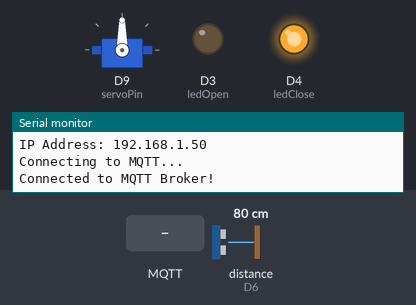
The sketch below on a simulated Arduino Nano 33 IoT. Parts: servo, output pins drawn as LEDs (lit = HIGH), the last lines printed to the serial monitor. Wiring (inferred from the names in the program): ultrasonic range finder: trigger D7; echo D6. The inputs (shaded band) are chosen by the test bench; at power-on: distance to the obstacle (sensor on D6) 80 cm. The echo pulse lasts 58.3 µs per cm; WiFi joins after 1.5 s; servers stay silent unless stated; no MQTT or app messages arrive unless stated; pins used as bus, display or sensor lines are not drawn.

Above: at 7.7 s.
7.8 s: MQTT message "Y" arrives on the first subscribed topic
At 8.1 s:
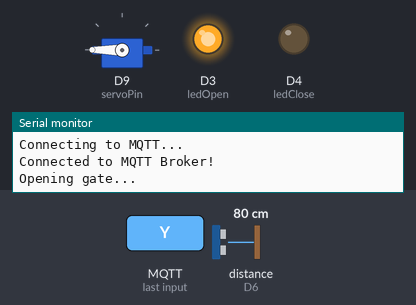
13.8 s: MQTT message "y" arrives on the first subscribed topic
At 15.0 s:
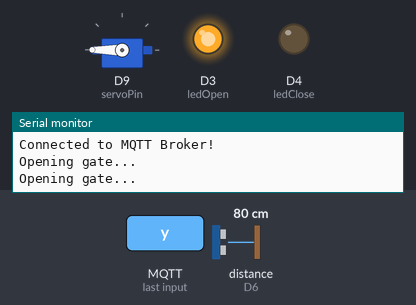
15.3 s: MQTT message "n" arrives on the first subscribed topic
Timing chart, 0 to 17.8 s (numbered marks = the images above; inputs shaded):
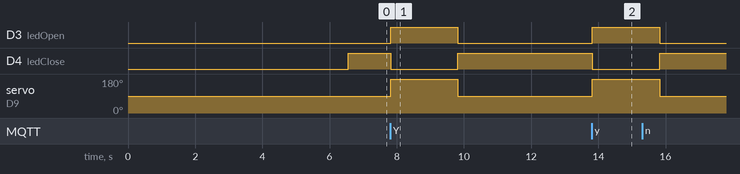

Measured:
- after the input at 7.8 s, D3 (ledOpen): LOW → HIGH at once, → LOW 2.0 s later; D4 (ledClose): HIGH → LOW at once, → HIGH 2.0 s later; servo on D9 (servoPin): 90° → 180° at once, → 90° 2.0 s later
- after the input at 13.8 s, D3 (ledOpen): LOW → HIGH at once; D4 (ledClose): HIGH → LOW at once; servo on D9 (servoPin): 90° → 180° at once

The sketch:

sketch_may8a.ino
```cpp
#include <Servo.h>
#include <WiFiNINA.h>
#include <PubSubClient.h>

// WiFi Credentials
#define WIFI_SSID "EwoudHotspot"
#define WIFI_PASSWORD "abcdefgh"

// MQTT Broker Credentials
#define MQTT_SERVER "2ac68edf2da14d5bb8f6a394c04c73ef.s1.eu.hivemq.cloud"
#define MQTT_PORT 8883
#define MQTT_TOPIC "Motion"
#define MQTT_USER "hivemq.webclient.1774610845467"
#define MQTT_PASSWORD "aAqHSPB:4f3F&mi89@.b"

// Clients
WiFiSSLClient wifiClient;
PubSubClient mqttClient(wifiClient);

Servo gateServo;
const int ledOpen = 3;
const int ledClose = 4;
const int trigPin = 7;
const int echoPin = 6;
const int servoPin = 9;

bool waitingForAuth = false;
bool gateIsCurrentlyOpen = false;

void setup() {
  Serial.begin(9600);
  pinMode(ledOpen, OUTPUT);
  pinMode(ledClose, OUTPUT);
  pinMode(trigPin, OUTPUT);
  pinMode(echoPin, INPUT);

  connectWifi();
  mqttClient.setBufferSize(512);
  mqttClient.setSocketTimeout(30);
  mqttClient.setKeepAlive(60);
  mqttClient.setServer(MQTT_SERVER, MQTT_PORT);
  mqttClient.setCallback(telegramResponse);
  connectMQTT();

  gateServo.attach(servoPin);
  gateClose();
}

void loop() {
  if (!mqttClient.connected()) {
    connectMQTT();
  }
  mqttClient.loop();
  motionDetected();
  delay(100);
}

void gateOpen() {
  digitalWrite(ledOpen, HIGH);
  digitalWrite(ledClose, LOW);
  gateServo.write(180);
}

void gateClose() {
  digitalWrite(ledOpen, LOW);
  digitalWrite(ledClose, HIGH);
  gateServo.write(90);
}

int getDistance() {
  digitalWrite(trigPin, LOW);
  delayMicroseconds(2);
  digitalWrite(trigPin, HIGH);
  delayMicroseconds(10);
  digitalWrite(trigPin, LOW);
  long duration = pulseIn(echoPin, HIGH);
  if (duration == 0) return 1000;
  return duration * 0.034 / 2;
}

void motionDetected() {
  int distance = getDistance();

  if (distance > 0 && distance < 20) {
    if (!waitingForAuth && !gateIsCurrentlyOpen) {
      Serial.println("Motion detected, publishing...");
      bool published = mqttClient.publish("ES/Motion", "Motion Detected.");
      if (published) {
        Serial.println("Published successfully.");
        waitingForAuth = true;
      } else {
        Serial.println("Publish failed.");
      }
    }
  }

  if (gateIsCurrentlyOpen) {
    if (distance > 35 || distance == 0) {
      delay(2000);
      gateClose();
      gateIsCurrentlyOpen = false;
      waitingForAuth = false;
    }
  }
}

void telegramResponse(char* topic, byte* payload, unsigned int length) {
  String message = "";
  for (int i = 0; i < length; i++) {
    message += (char)payload[i];
  }

  if (message == "Y" || message == "y") {
    Serial.println("Opening gate...");
    gateOpen();
    gateIsCurrentlyOpen = true;
    waitingForAuth = false;
  } else if (message == "N" || message == "n") {
    Serial.println("Closing gate...");
    gateClose();
    gateIsCurrentlyOpen = false;
    waitingForAuth = false;
  } else {
    Serial.println("Message not recognised.");
  }
}

void connectWifi() {
  Serial.println("Starting WiFi connection...");
  int status = WL_IDLE_STATUS;

  while (status != WL_CONNECTED) {
    status = WiFi.begin(WIFI_SSID, WIFI_PASSWORD);
    Serial.print("WiFi Status: ");
    Serial.println(status);
    delay(5000);
  }

  Serial.println("WiFi connected!");
  Serial.print("IP Address: ");
  Serial.println(WiFi.localIP());
}

void connectMQTT() {
  while (!mqttClient.connected()) {
    Serial.println("Connecting to MQTT...");
    if (mqttClient.connect("Nano33IoT_001", MQTT_USER, MQTT_PASSWORD)) {
      Serial.println("Connected to MQTT Broker!");
      mqttClient.subscribe("ES/Auth");

      if (waitingForAuth) {
        Serial.println("Republishing motion after reconnect...");
        mqttClient.publish("ES/Motion", "Motion Detected.");
      }
    } else {
      Serial.print("Failed, rc=");
      Serial.print(mqttClient.state());
      Serial.println(" Retrying in 5 seconds...");
      delay(5000);
    }
  }
}
```
